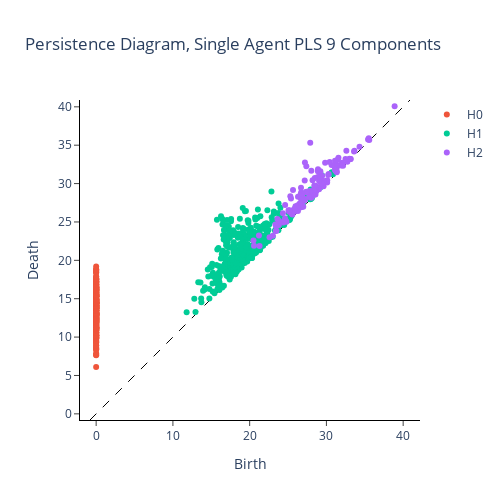

Notebook cell for this chart:
### Code cell
diagrams_pls = compute_persistence_diagrams([pls_transformed_X[9]])

fig = plot_diagram(diagrams_pls[0])

fig.update_layout(title="Persistence Diagram, Single Agent PLS 9 Components")

### Figure 1 — Plotly figure (JSON) as saved in the notebook; plotly's stock layout.template omitted (floating-point values rounded to 4 significant figures; data arrays with more than 128 entries replaced by an {"elided": "..."} marker saying what was removed)
{"data": [{"hoverinfo": "none", "line": {"color": "black", "dash": "dash", "width": 1}, "mode": "lines", "showlegend": false, "type": "scatter", "x": [-0.8018, 40.89], "y": [-0.8018, 40.89]}, {"hoverinfo": "text", "hovertext": {"elided": "399 str values"}, "mode": "markers", "name": "H0", "type": "scatter", "x": {"elided": "399 int values"}, "y": {"elided": "399 float values"}}, {"hoverinfo": "text", "hovertext": {"elided": "372 str values"}, "mode": "markers", "name": "H1", "type": "scatter", "x": {"elided": "372 float values"}, "y": {"elided": "372 float values"}}, {"hoverinfo": "text", "hovertext": {"elided": "149 str values"}, "mode": "markers", "name": "H2", "type": "scatter", "x": {"elided": "149 float values"}, "y": {"elided": "149 float values"}}], "layout": {"height": 500, "plot_bgcolor": "white", "title": {"text": "Persistence Diagram, Single Agent PLS 9 Components"}, "width": 500, "xaxis": {"autorange": false, "exponentformat": "e", "linecolor": "black", "linewidth": 1, "mirror": false, "range": [-0.8018, 40.89], "showexponent": "all", "showline": true, "side": "bottom", "ticks": "outside", "title": {"text": "Birth"}, "type": "linear", "zeroline": true}, "yaxis": {"autorange": false, "exponentformat": "e", "linecolor": "black", "linewidth": 1, "mirror": false, "range": [-0.8018, 40.89], "scaleanchor": "x", "scaleratio": 1, "showexponent": "all", "showline": true, "side": "left", "ticks": "outside", "title": {"text": "Death"}, "type": "linear", "zeroline": true}}}
